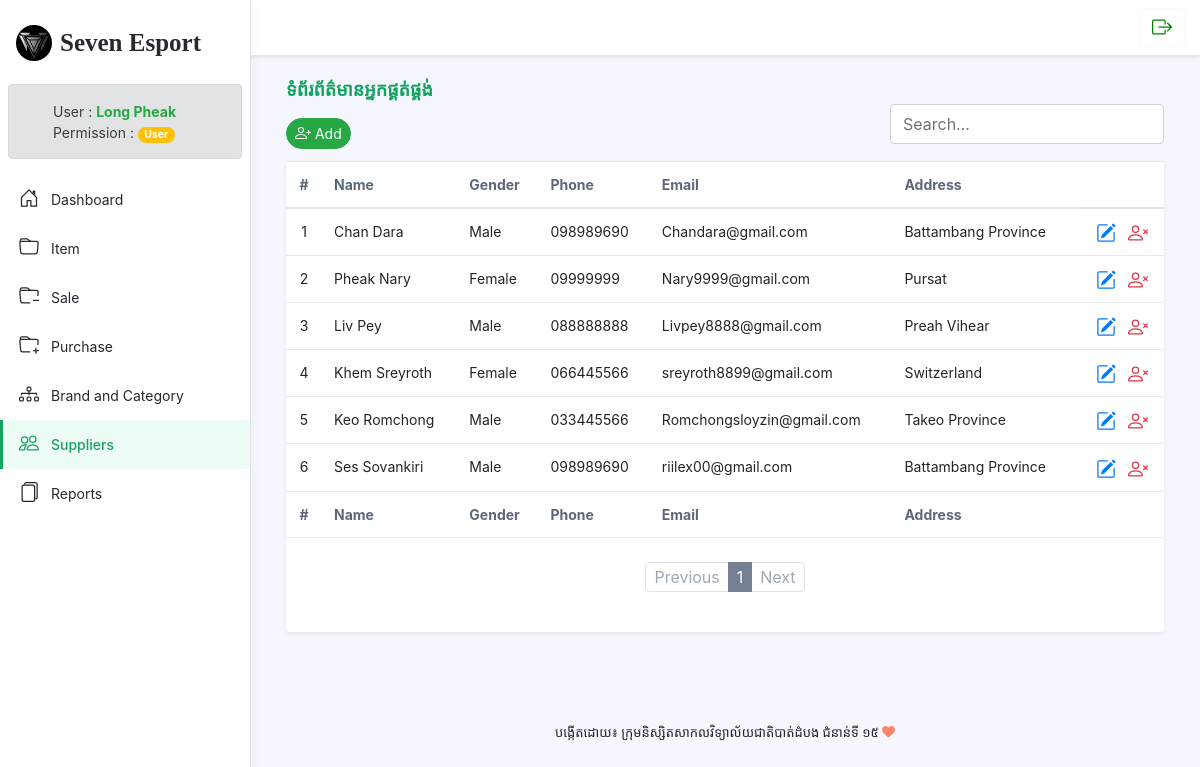
The page /suppliers.php (signed in) on the database its author committed.
### tables this page shows
CREATE TABLE `tbl_user` (
  `user_id` int(11) NOT NULL AUTO_INCREMENT,
  `user_fullname` varchar(50) NOT NULL,
  `user_gender` varchar(50) NOT NULL,
  `user_email` varchar(100) NOT NULL,
  `user_name` varchar(50) NOT NULL,
  `user_password` varchar(100) NOT NULL,
  `user_address` varchar(100) NOT NULL,
  `user_phone` varchar(50) NOT NULL,
  `permission` varchar(50) NOT NULL,
  `status` int(11) NOT NULL,
  PRIMARY KEY (`user_id`)
);

CREATE TABLE `tbl_suppliers` (
  `suppliers_id` int(11) NOT NULL AUTO_INCREMENT,
  `suppliers_name` varchar(100) NOT NULL,
  `suppliers_gender` varchar(20) NOT NULL,
  `suppliers_email` varchar(100) NOT NULL,
  `suppliers_phone` varchar(50) NOT NULL,
  `suppliers_address` varchar(150) NOT NULL,
  `status` int(11) NOT NULL,
  PRIMARY KEY (`suppliers_id`)
);

### suppliers.php (the view, shortened to what this page needs)
<?php
require_once 'config/db.php';
require_once 'inc/html_head.php';
?>
<body class="app">
<header class="app-header fixed-top">
    <div class="app-header-inner">
        <?php include('inc/header_menu.php') ?>
    </div>
    </div>
    <div id="app-sidepanel" class="app-sidepanel">
        <?php include('inc/sidebar.php') ?>
    </div>
</header>
<div class="app-wrapper">
    <div class="app-content pt-3 p-md-3 p-lg-4">
        <div class="container-xl">
            <div class="position-relative mb-3">
                <div class="row g-2 justify-content-between mb-1">
                    <div class="col-auto">
                        <h1 style="font-family: 'Kh Dangrek'; color:#15a362; font-size:large"
                            class="app-page-title mb-3">ទំព័រព័ត៌មានអ្នកផ្គត់ផ្គង់</h1>
                            <div class="mb-2">
                            <button class="btn btn-sm btn-success rounded-5">
                            <a style="color: white; text-decoration:none;" href="supplier_create.php" title="Add New">
                                Add
                            </a>
                            </button>
                            </div>
                    </div>
                    <div class="col-auto">
                        <div><br></div>
                        <div> <input type="text" class="form-control" placeholder="Search..."></div>
                    </div>
                </div>
                <div class="tab-content" id="orders-table-tab-content">
                    <div class="tab-pane fade show active" id="orders-all" role="tabpanel"
                         aria-labelledby="orders-all-tab">
                        <div class="app-card app-card-orders-table shadow-sm mb-5">
                            <div class="app-card-body">
                                <div class="table-responsive">
                                    <table class="table app-table-hover mb-0 text-left">
                                        <thead>
                                        <tr>
                                            <th class="cell text-center">#</th>
                                            <th class="cell">Name</th>
                                            <th class="cell">Gender</th>
                                            <th class="cell">Phone</th>
                                            <th class="cell">Email</th>
                                            <th class="cell">Address</th>
                                            <th></th>
                                        </tr>
                                        </thead>
                                        <tbody>
                                        <?php
                                        $limit = 10;
                                        if (isset($_GET["page"])) {
                                            $page = $_GET["page"];
                                        } else {
                                            $page = 1;
                                        }
                                        $start_from = ($page - 1) * $limit;
                                        $sql_select = $con->prepare("SELECT * FROM tbl_suppliers ORDER BY suppliers_id ASC LIMIT $start_from, $limit");
                                        $sql_select->execute();
                                        $i = 0;
                                        while ($row = $sql_select->fetch(PDO::FETCH_OBJ)) :
                                            $i++;
                                            ?>
                                            <tr id="sup<?= $row->suppliers_id ?>">
                                                <td class="text-center"><?= $i ?></td>
                                                <td><?= $row->suppliers_name ?></td>
                                                <td><?= $row->suppliers_gender ?></td>
                                                <td><?= $row->suppliers_phone ?></td>
                                                <td><?= $row->suppliers_email ?></td>
                                                <td><?= $row->suppliers_address ?></td>
                                                <td class="td-actions text-center">
                                                    <a href="supplier_edit.php?id=<?= $row->suppliers_id ?>" class="p-2">
                                                    </a>
                                                    <a href="#" class="text-danger" onclick="delSup(<?= $row->suppliers_id ?>)" class="p-2">
                                                    </a>
                                                </td>
                                            </tr>
                                        <?php endwhile; ?>
                                        </tbody>
                                        <tfoot>
                                        <tr>
                                            <th class="cell text-center">#</th>
                                            <th class="cell">Name</th>
                                            <th class="cell">Gender</th>
                                            <th class="cell">Phone</th>
                                            <th class="cell">Email</th>
                                            <th class="cell">Address</th>
                                            <th></th>
                                        </tr>
                                        </tfoot>
                                    </table>
                                </div>
                                <?php
                                $query = $con->query("SELECT * FROM tbl_suppliers");
                                $total_pages = ceil($query->rowCount() / $limit);
                                ?>
                                <nav class="app-pagination mt-4">
                                    <ul class="pagination justify-content-center">
                                        <li class="page-item <?= $page == 1 ? 'disabled' : '' ?> ">
                                            <a class="page-link" href="suppliers.php?page=<?= $page - 1 ?>"
                                               tabindex="-1"
                                               aria-disabled="true">Previous</a>
                                        </li>
                                        <?php for ($i = 1; $i <= $total_pages; $i++): ?>
                                            <li class="page-item active"><a class="page-link"
                                                                            href="suppliers.php?page=<?= $i ?>"><?= $i ?></a>
                                            </li>
                                        <?php endfor; ?>
                                        <li class="page-item <?= $page == $total_pages ? 'disabled' : '' ?> ">
                                            <a class="page-link" href="suppliers.php?page=<?= $page + 1 ?>">Next</a>
                                        </li>
                                    </ul>
                                </nav>
                                <br>
                            </div>
                        </div>
                    </div>
                </div>
            </div>
        </div>
    </div>
    <footer id="footbarlog" class="app-footer">
        <?php include('inc/footer.php') ?>
    </footer>
</div>
</body>
</html>

### config/checkpermission.php (shortened to what this page needs)
<div class="mx-2">
    <?php
    $LogID = $_SESSION["Loged_id"];
    $status = 1;
    $sql_select_logedin = $con->prepare("SELECT * FROM tbl_user WHERE tbl_user.status = ?
    AND tbl_user.user_id = ?");
    $sql_select_logedin->bindParam(1, $status);
    $sql_select_logedin->bindParam(2, $LogID);
    $sql_select_logedin->execute();
    $row_select_logedin = $sql_select_logedin->fetch(PDO::FETCH_BOTH);
    if ($row_select_logedin['permission'] == "Admin") {
    ?>
        <div class="alert alert-secondary" style="height: 75px;" role="alert">
            <div class="row">
                <div >
                    <a href="Users.php?ID=<?= $row_select_logedin['user_id'] ?>">
                    </a>
                </div>
                <div class="col-auto mt-1 ml-4">User :
                    <strong class="text-success"><?= $row_select_logedin['user_fullname'] ?></strong><br>
                    <p>Permission : <span class="badge badge-pill badge-success"><?= $row_select_logedin['permission'] ?></span></p>
                </div>
            </div>
        </div>
    <?php
    }else if($row_select_logedin['permission'] == "User"){
        ?>
        <div class="alert alert-secondary" style="height: 75px;" role="alert">
            <div class="row">
                <div class="col-auto mt-1 ml-4">User :
                    <strong class="text-success"><?= $row_select_logedin['user_fullname'] ?></strong><br>
                    <p>Permission : <span style="color: white ;" class="badge badge-pill badge-warning"><?= $row_select_logedin['permission'] ?></span></p>
                </div>
            </div>
        </div>
    <?php
    } else if($row_select_logedin['permission' == "Vendor"]){
        ?>
        <div class="alert alert-secondary" style="height: 75px;" role="alert">
            <div class="row">
                <div>
                    <a href="Users.php?ID=<?= $row_select_logedin['user_id'] ?>">
                    </a>
                </div>
                <div class="col-auto mt-1 ml-4">User :
                    <strong class="text-success"><?= $row_select_logedin['user_fullname'] ?></strong><br>
                    <p>Permission : <span style="color: white ;" class="badge badge-pill badge-danger"><?= $row_select_logedin['permission'] ?></span></p>
                </div>
            </div>
        </div>
    <?php
    }
    ?>
</div>

### assets/css/style.css (style rules this page uses)
#footbarlog { font-family: "Kh Dangrek"; text-align: center; }

### rows shown on the page
tbl_user: user_fullname "Long Pheak", permission "User"
tbl_suppliers: suppliers_name "Chan Dara", suppliers_gender "Male", suppliers_phone "098989690", suppliers_email "Chandara@gmail.com", suppliers_address "Battambang Province"
tbl_suppliers: suppliers_name "Pheak Nary", suppliers_gender "Female", suppliers_phone "09999999", suppliers_email "Nary9999@gmail.com", suppliers_address "Pursat"
tbl_suppliers: suppliers_name "Liv Pey", suppliers_gender "Male", suppliers_phone "088888888", suppliers_email "Livpey8888@gmail.com", suppliers_address "Preah Vihear"
tbl_suppliers: suppliers_name "Khem Sreyroth", suppliers_gender "Female", suppliers_phone "066445566", suppliers_email "sreyroth8899@gmail.com", suppliers_address "Switzerland"
tbl_suppliers: suppliers_name "Keo Romchong", suppliers_gender "Male", suppliers_phone "033445566", suppliers_email "Romchongsloyzin@gmail.com", suppliers_address "Takeo Province"
tbl_suppliers: suppliers_name "Ses Sovankiri", suppliers_gender "Male", suppliers_phone "098989690", suppliers_email "riilex00@gmail.com", suppliers_address "Battambang Province"
